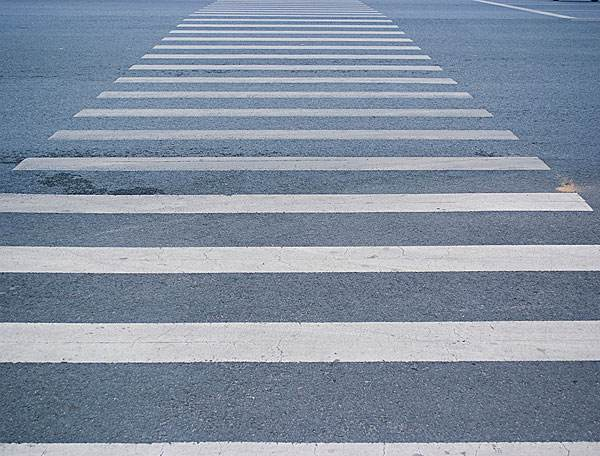
#> input picture 识别检测/images/01.jpg, 600 x 456 px
$ python '斑马线.py'
#> lines starting #> are read from the running program, lines starting #| are printed output that depends on the picture; after the words box and inside, x2 and y2 are one past the last pixel; in counts of white or black regions, pixels touching at a corner belong together
import cv2
import matplotlib.image as mplimg
import matplotlib.pyplot as plt
import numpy as np


blur_ksize = 5  # Gaussian blur kernel size
canny_lthreshold = 100  # Canny edge detection low threshold
canny_hthreshold = 200  # Canny edge detection high threshold
# Hough transform parameters
rho = 1.0
theta = np.pi / 180
min_line_length = 80
max_line_gap = 40


if __name__ == "__main__":

    img = mplimg.imread('./images/01.jpg')
#> img is the input picture: shape (456, 600, 3); mean R, G, B 131.7, 144, 161.1
    plt.figure(1)
    plt.imshow(img)
    # plt.show()
    gray = cv2.cvtColor(img, cv2.COLOR_RGB2GRAY)
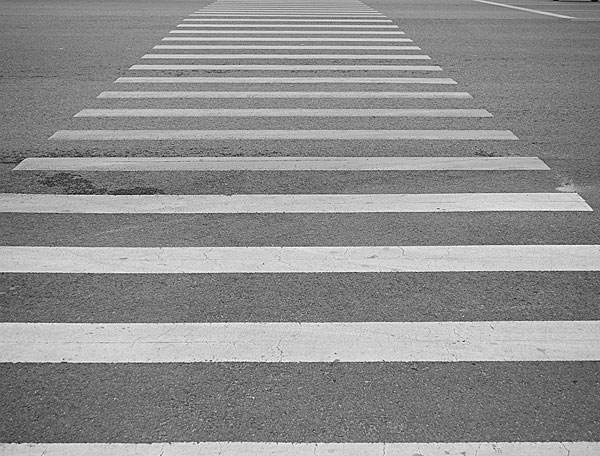
#> gray: shape (456, 600); min 6, max 255, mean 142.3
    plt.figure(2)
    plt.imshow(gray)
    # plt.show()
    blur_gray = cv2.GaussianBlur(gray, (blur_ksize, blur_ksize), 0, 0)
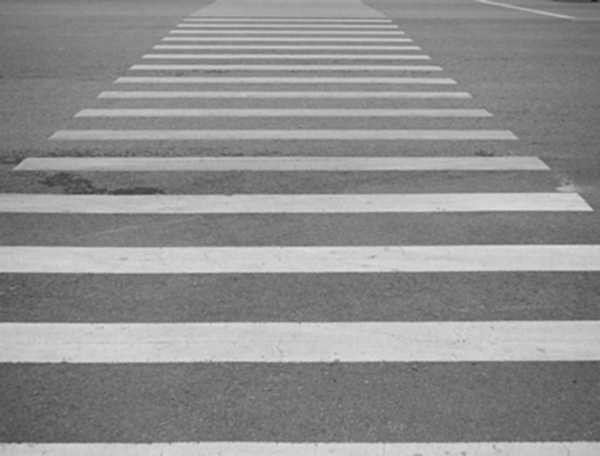
#> blur_gray: shape (456, 600); min 25, max 223, mean 142.3
    edges = cv2.Canny(blur_gray, canny_lthreshold, canny_hthreshold)
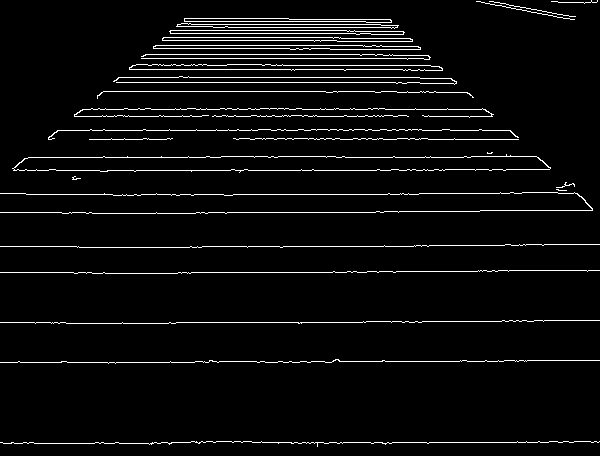
#> edges: shape (456, 600); 4.4% white in thin lines or dots
    # line_img = hough_lines(edges, rho, theta, threshold, min_line_length, max_line_gap)
    plt.figure(3)

    plt.imshow(edges)
    plt.show()

$ run again, with 识别检测/images/2.jpg copied over 识别检测/images/01.jpg
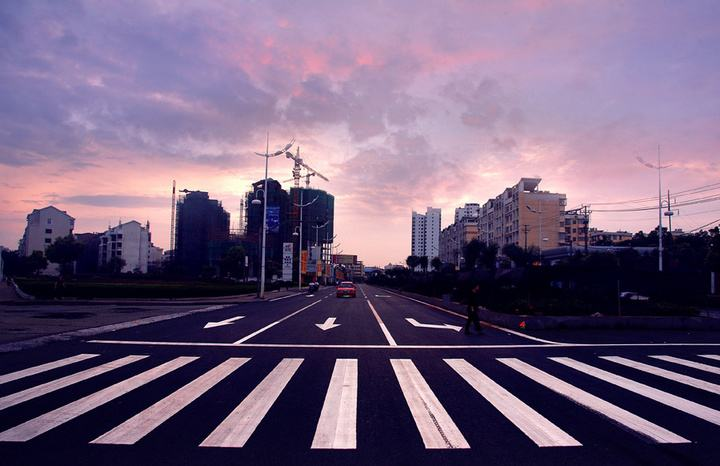
#> input picture 识别检测/images/2.jpg, 720 x 466 px
#> img is the input picture: shape (466, 720, 3); mean R, G, B 114.5, 95.5, 123.4
#> `blur_gray = cv2.GaussianBlur(gray, (blur_ksize, blur_ksize), 0, 0)`:
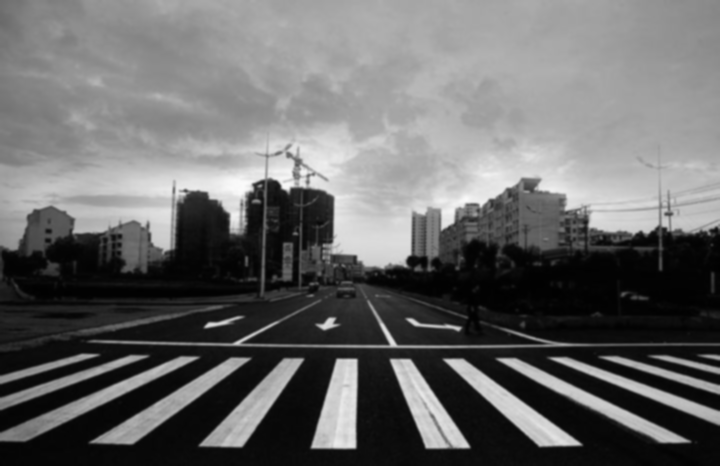
#> blur_gray: shape (466, 720); min 1, max 250, mean 104.4
#> `edges = cv2.Canny(blur_gray, canny_lthreshold, canny_hthreshold)`:
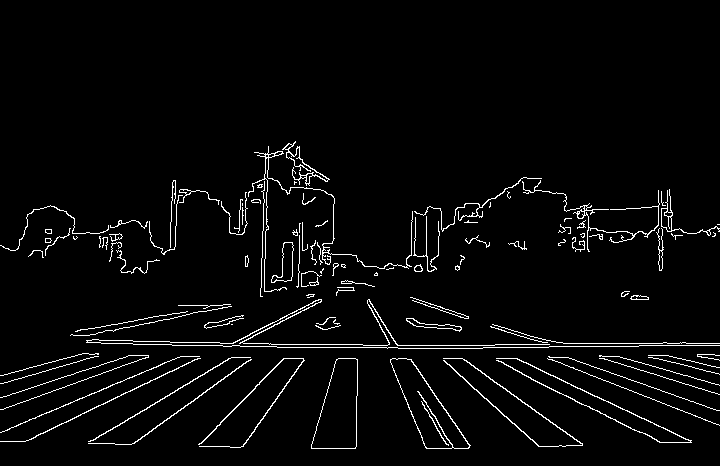
#> edges: shape (466, 720); 3.4% white in thin lines or dots, all inside (x1, y1, x2, y2) = (0, 141, 720, 449)

$ run again, with 识别检测/images/3.jpg copied over 识别检测/images/01.jpg
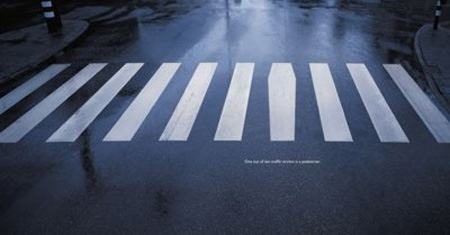
#> input picture 识别检测/images/3.jpg, 450 x 235 px
#> img is the input picture: shape (235, 450, 3); mean R, G, B 71.3, 80.9, 102
#> `gray = cv2.cvtColor(img, cv2.COLOR_RGB2GRAY)`:
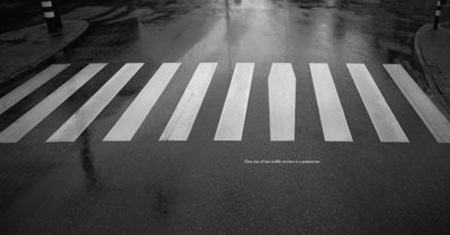
#> gray: shape (235, 450); min 1, max 239, mean 80.4
#> `edges = cv2.Canny(blur_gray, canny_lthreshold, canny_hthreshold)`:
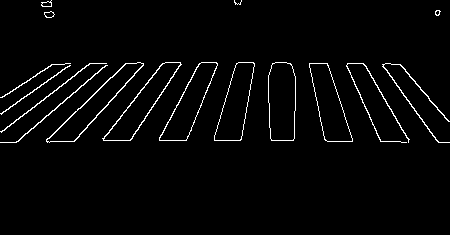
#> edges: shape (235, 450); 2.6% white in thin lines or dots, all inside (x1, y1, x2, y2) = (0, 0, 450, 143)
